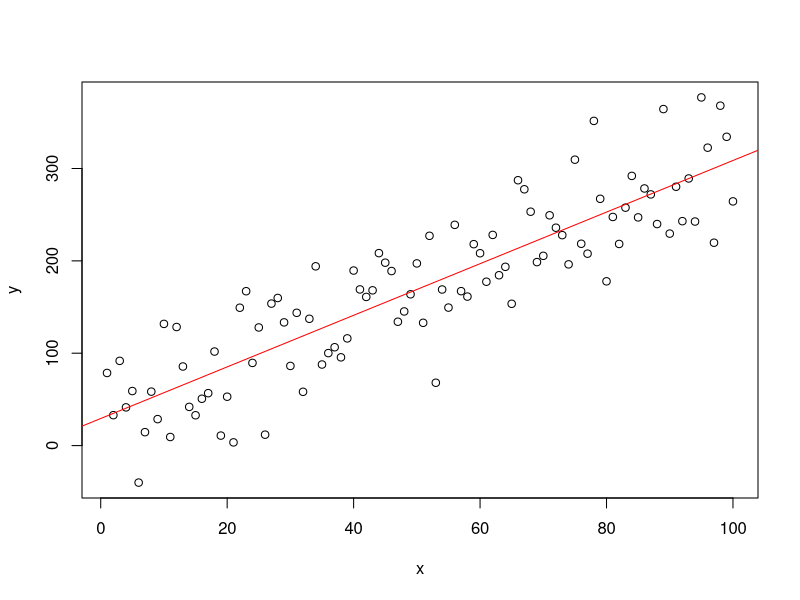
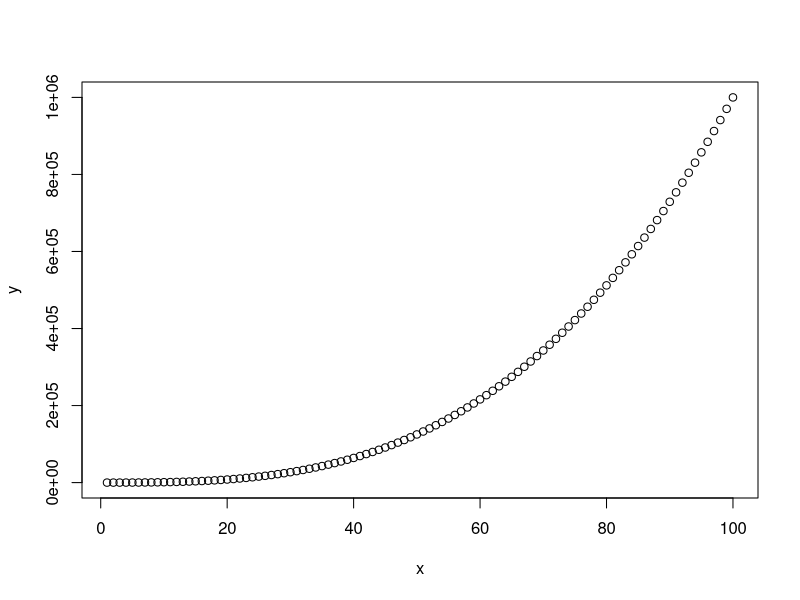

These charts were generated, in order, by the following R code: (Note: this script raises an error after producing the figures.)
size <- 100
sigma <- 42

mu <- 0
eps <- rnorm(size, mu, sigma)

a <- 17
b <- 3
x <- 1:size
y <- a + b * x + eps
plot(x, y)

simple.fit <- lm(y ~ x)
abline(simple.fit, col='red')

summary(simple.fit)


y_mean <- mean(y)
x_mean <- mean(x)

b_ <- sum((y - y_mean) * (x - x_mean)) / sum((x - x_mean)^2)
a_ <- y_mean - b_ * x_mean

b_; a_

summary(simple.fit)

y_ <- a_ + b_ * x

S2 <- sum((y - y_)^2) / (size - 2); S2
b_var <- S2 / sum((x - x_mean)^2); b_var
a_var <- b_var * mean(x^2); a_var

sqrt(b_var); sqrt(a_var)
summary(simple.fit)

t_a <- a_ / sqrt(a_var); t_a
t_b <- b_ / sqrt(b_var); t_b
2 * (1 - pt(t_a, 2))
qt(0.975,size-2)
t_a
2 * (1 - pt(t_b, 2))
t_b

k <- 2 - 1
SSE <- sum((y - y_)^2)
sqrt(SSE / (size - (1 + k)))

R2 <- 1 - sum((y - y_)^2) / sum((y - y_mean)^2); R2

F <- (size - 2) * R2 / (1 - R2); F
pf(F, 1, size - 2, lower.tail = FALSE)
summary(simple.fit)


# ---------------------------------------------------------------------------------

size <- 100
sigma <- 0.2
mu <- 0
eps <- rnorm(size, mu, sigma)

a <- 1
b <- 3
x <- 1:size
# y <- a + b / x + eps
y <- a * x^b + eps
plot(x, y)
lines(x, nonlinear.fit$fitted.values, col='red')
x1 <- 1/x
nonlinear.fit <- lm(y ~ x1)
plot(x1, y)
summary(nonlinear.fit)
abline(nonlinear.fit, col='red')


# ---------------------------------------------------------------------------------

size <- 100
sigma <- 0.5
mu <- 0
eps <- rlnorm(size, mu, sigma)

a <- 1
b <- 3
x <- 1:size
y <- a * (x^b)*eps
plot(x, y)
nonlinear.fit <- lm(log(y) ~ log(x))
lines(x, exp( nonlinear.fit$fitted.values ), col='red')
plot(log(y) ~ log(x))
summary(nonlinear.fit)
abline(nonlinear.fit, col='red')

